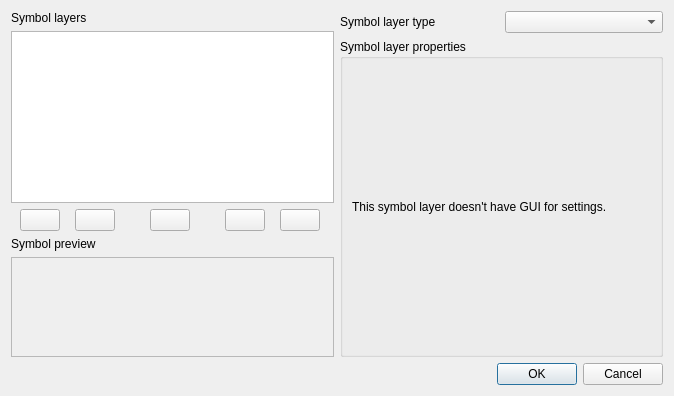
<?xml version="1.0" encoding="UTF-8"?>
<ui version="4.0">
 <class>DlgSymbolV2Properties</class>
 <widget class="QDialog" name="DlgSymbolV2Properties">
  <property name="geometry">
   <rect>
    <x>0</x>
    <y>0</y>
    <width>674</width>
    <height>396</height>
   </rect>
  </property>
  <property name="windowTitle">
   <string>Symbol properties</string>
  </property>
  <layout class="QGridLayout" name="gridLayout">
   <item row="0" column="1" rowspan="5">
    <layout class="QVBoxLayout">
     <item>
      <layout class="QHBoxLayout">
       <item>
        <widget class="QLabel" name="label_2">
         <property name="text">
          <string>Symbol layer type</string>
         </property>
        </widget>
       </item>
       <item>
        <widget class="QComboBox" name="cboLayerType"/>
       </item>
      </layout>
     </item>
     <item>
      <widget class="QGroupBox" name="groupBox">
       <property name="sizePolicy">
        <sizepolicy hsizetype="Expanding" vsizetype="Expanding">
         <horstretch>0</horstretch>
         <verstretch>0</verstretch>
        </sizepolicy>
       </property>
       <property name="title">
        <string>Symbol layer properties</string>
       </property>
       <layout class="QGridLayout">
        <property name="margin">
         <number>0</number>
        </property>
        <item row="0" column="0">
         <widget class="QStackedWidget" name="stackedWidget">
          <property name="currentIndex">
           <number>0</number>
          </property>
          <widget class="QWidget" name="pageDummy">
           <layout class="QVBoxLayout">
            <item>
             <widget class="QLabel" name="label_4">
              <property name="text">
               <string>This symbol layer doesn't have GUI for settings.</string>
              </property>
             </widget>
            </item>
           </layout>
          </widget>
         </widget>
        </item>
       </layout>
      </widget>
     </item>
    </layout>
   </item>
   <item row="0" column="0">
    <widget class="QLabel" name="label_3">
     <property name="text">
      <string>Symbol layers</string>
     </property>
    </widget>
   </item>
   <item row="2" column="0">
    <layout class="QHBoxLayout">
     <item>
      <widget class="QPushButton" name="btnAddLayer">
       <property name="sizePolicy">
        <sizepolicy hsizetype="Fixed" vsizetype="Fixed">
         <horstretch>0</horstretch>
         <verstretch>0</verstretch>
        </sizepolicy>
       </property>
       <property name="toolTip">
        <string>Add symbol layer</string>
       </property>
      </widget>
     </item>
     <item>
      <widget class="QPushButton" name="btnRemoveLayer">
       <property name="sizePolicy">
        <sizepolicy hsizetype="Fixed" vsizetype="Fixed">
         <horstretch>0</horstretch>
         <verstretch>0</verstretch>
        </sizepolicy>
       </property>
       <property name="toolTip">
        <string>Remove symbol layer</string>
       </property>
      </widget>
     </item>
     <item>
      <spacer>
       <property name="orientation">
        <enum>Qt::Horizontal</enum>
       </property>
       <property name="sizeType">
        <enum>QSizePolicy::Preferred</enum>
       </property>
       <property name="sizeHint" stdset="0">
        <size>
         <width>20</width>
         <height>20</height>
        </size>
       </property>
      </spacer>
     </item>
     <item>
      <widget class="QPushButton" name="btnLock">
       <property name="sizePolicy">
        <sizepolicy hsizetype="Fixed" vsizetype="Fixed">
         <horstretch>0</horstretch>
         <verstretch>0</verstretch>
        </sizepolicy>
       </property>
       <property name="toolTip">
        <string>Lock layer's color</string>
       </property>
       <property name="checkable">
        <bool>true</bool>
       </property>
      </widget>
     </item>
     <item>
      <spacer>
       <property name="orientation">
        <enum>Qt::Horizontal</enum>
       </property>
       <property name="sizeType">
        <enum>QSizePolicy::Preferred</enum>
       </property>
       <property name="sizeHint" stdset="0">
        <size>
         <width>20</width>
         <height>20</height>
        </size>
       </property>
      </spacer>
     </item>
     <item>
      <widget class="QPushButton" name="btnUp">
       <property name="sizePolicy">
        <sizepolicy hsizetype="Fixed" vsizetype="Fixed">
         <horstretch>0</horstretch>
         <verstretch>0</verstretch>
        </sizepolicy>
       </property>
       <property name="toolTip">
        <string>Move up</string>
       </property>
      </widget>
     </item>
     <item>
      <widget class="QPushButton" name="btnDown">
       <property name="sizePolicy">
        <sizepolicy hsizetype="Fixed" vsizetype="Fixed">
         <horstretch>0</horstretch>
         <verstretch>0</verstretch>
        </sizepolicy>
       </property>
       <property name="toolTip">
        <string>Move down</string>
       </property>
      </widget>
     </item>
    </layout>
   </item>
   <item row="3" column="0">
    <widget class="QLabel" name="label">
     <property name="text">
      <string>Symbol preview</string>
     </property>
    </widget>
   </item>
   <item row="4" column="0">
    <widget class="QLabel" name="lblPreview">
     <property name="minimumSize">
      <size>
       <width>100</width>
       <height>100</height>
      </size>
     </property>
     <property name="frameShape">
      <enum>QFrame::StyledPanel</enum>
     </property>
     <property name="frameShadow">
      <enum>QFrame::Sunken</enum>
     </property>
     <property name="alignment">
      <set>Qt::AlignCenter</set>
     </property>
    </widget>
   </item>
   <item row="5" column="0" colspan="2">
    <widget class="QDialogButtonBox" name="buttonBox">
     <property name="orientation">
      <enum>Qt::Horizontal</enum>
     </property>
     <property name="standardButtons">
      <set>QDialogButtonBox::Cancel|QDialogButtonBox::Ok</set>
     </property>
    </widget>
   </item>
   <item row="1" column="0">
    <widget class="QTreeView" name="layersTree"/>
   </item>
  </layout>
 </widget>
 <tabstops>
  <tabstop>btnAddLayer</tabstop>
  <tabstop>btnRemoveLayer</tabstop>
  <tabstop>btnLock</tabstop>
  <tabstop>btnUp</tabstop>
  <tabstop>btnDown</tabstop>
  <tabstop>cboLayerType</tabstop>
  <tabstop>buttonBox</tabstop>
 </tabstops>
 <resources/>
 <connections>
  <connection>
   <sender>buttonBox</sender>
   <signal>accepted()</signal>
   <receiver>DlgSymbolV2Properties</receiver>
   <slot>accept()</slot>
   <hints>
    <hint type="sourcelabel">
     <x>257</x>
     <y>386</y>
    </hint>
    <hint type="destinationlabel">
     <x>157</x>
     <y>274</y>
    </hint>
   </hints>
  </connection>
  <connection>
   <sender>buttonBox</sender>
   <signal>rejected()</signal>
   <receiver>DlgSymbolV2Properties</receiver>
   <slot>reject()</slot>
   <hints>
    <hint type="sourcelabel">
     <x>325</x>
     <y>386</y>
    </hint>
    <hint type="destinationlabel">
     <x>286</x>
     <y>274</y>
    </hint>
   </hints>
  </connection>
 </connections>
</ui>
